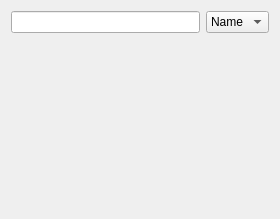
<?xml version="1.0" encoding="UTF-8"?>
<ui version="4.0">
 <class>MediaLibraryView</class>
 <widget class="QWidget" name="MediaLibraryView">
  <property name="geometry">
   <rect>
    <x>0</x>
    <y>0</y>
    <width>280</width>
    <height>219</height>
   </rect>
  </property>
  <property name="minimumSize">
   <size>
    <width>280</width>
    <height>0</height>
   </size>
  </property>
  <property name="acceptDrops">
   <bool>true</bool>
  </property>
  <property name="windowTitle">
   <string>Form</string>
  </property>
  <layout class="QVBoxLayout" name="verticalLayout">
   <item>
    <layout class="QGridLayout" name="gridLayout">
     <item row="0" column="0">
      <widget class="SearchLineEdit" name="filterInput"/>
     </item>
     <item row="0" column="1">
      <widget class="QComboBox" name="filterType">
       <property name="sizePolicy">
        <sizepolicy hsizetype="Preferred" vsizetype="Preferred">
         <horstretch>0</horstretch>
         <verstretch>0</verstretch>
        </sizepolicy>
       </property>
       <item>
        <property name="text">
         <string>Name</string>
        </property>
       </item>
       <item>
        <property name="text">
         <string>Tags</string>
        </property>
       </item>
      </widget>
     </item>
    </layout>
   </item>
   <item>
    <widget class="QWidget" name="mediaListContainer" native="true"/>
   </item>
  </layout>
 </widget>
 <customwidgets>
  <customwidget>
   <class>SearchLineEdit</class>
   <extends>QLineEdit</extends>
   <header>Gui/widgets/SearchLineEdit.h</header>
  </customwidget>
 </customwidgets>
 <resources/>
 <connections/>
</ui>
